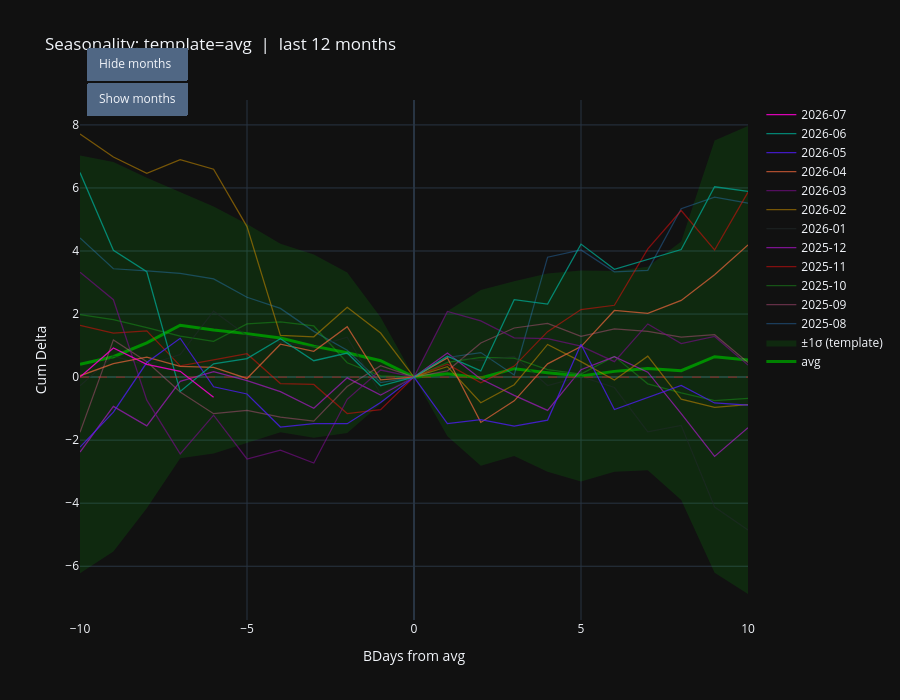

Notebook cell for this chart:
### Code cell
import re
from RVUtils.seasonality_utils import monthend_cumsum_seasonality

# seasonality_df = monthend_cumsum_seasonality(df[df.index > datetime.date(2025, 1, 1)].dropna(), window=20)
# seasonality_df = monthend_cumsum_seasonality(df[["USD-SOFR-1D 7Y/20Y CURVE SPREADOVER"]].dropna(), window=10)
seasonality_df = monthend_cumsum_seasonality(df[["USD-SOFR-1D IMM_3x1Y/IMM_3x3Y/IMM_3x5Y FLY RATE"]].dropna(), window=10)
display(seasonality_df)

fig = go.Figure()

me_col = f"avg"
# me_col = "avg-apr"
line_w = 1.25
min_op = 0.35
max_op = 0.85

fig = go.Figure()
fig.add_trace(
    go.Scatter(
        x=seasonality_df.index,
        y=seasonality_df[me_col],
        mode="lines",
        name=f"{me_col}",
        line=dict(color="green", width=3),
    )
)
fig.add_hline(y=0, line_width=0.5, line_dash="dash", line_color="red")
if f"{me_col}+std1" in seasonality_df.columns and f"{me_col}-std1" in seasonality_df.columns:
    fig.add_trace(go.Scatter(x=seasonality_df.index, y=seasonality_df[f"{me_col}+std1"], mode="lines", line=dict(width=0), showlegend=False))
    fig.add_trace(
        go.Scatter(
            x=seasonality_df.index,
            y=seasonality_df[f"{me_col}-std1"],
            mode="lines",
            line=dict(width=0),
            fill="tonexty",
            fillcolor="rgba(0, 255, 0, 0.10)",
            name="±1σ (template)",
        )
    )

n_last = 12
monthly_cols = [c for c in seasonality_df.columns if isinstance(c, str) and re.fullmatch(r"\d{4}-\d{2}", c)]
monthly_cols = sorted(monthly_cols)  # chronological
keep = monthly_cols[-n_last:] if n_last > 0 else []

# keep = ["2024-11", "2023-11", "2022-11", "2021-11", "2020-11"]

alphas = np.linspace(min_op, max_op, num=len(keep)) if keep else []
palette = px.colors.qualitative.Dark24 if hasattr(px.colors.qualitative, "Dark24") else px.colors.qualitative.Plotly
for i, col in enumerate(keep):
    fig.add_trace(
        go.Scatter(
            x=seasonality_df.index,
            y=seasonality_df[col],
            mode="lines",
            name=col,  # legend shows 'YYYY-MM'
            opacity=float(alphas[i]),
            line=dict(width=line_w, color=palette[i % len(palette)]),
        )
    )

fig.update_layout(
    xaxis_title=f"BDays from {me_col}",
    yaxis_title="Cum Delta",
    title=f"Seasonality: template={me_col}  |  last {len(keep)} months",
    showlegend=True,
    template="plotly_dark",
    height=700,
    updatemenus=[
        dict(
            type="buttons",
            showactive=False,
            x=0.01,
            y=1.10,
            xanchor="left",
            yanchor="top",
            buttons=[
                dict(label="Hide months", method="update", args=[{"visible": [True, True, True] + [False] * len(keep)}]),
                dict(label="Show months", method="update", args=[{"visible": [True, True, True] + [True] * len(keep)}]),
            ],
        )
    ],
)
fig.update_xaxes(showspikes=True, spikecolor="white", spikesnap="cursor", spikemode="across", showgrid=True)
fig.update_yaxes(showspikes=True, spikecolor="white", spikesnap="cursor", spikethickness=0.5, showgrid=True)

fig.show(config={"modeBarButtonsToAdd": ["drawline", "drawopenpath", "drawclosedpath", "drawcircle", "drawrect", "eraseshape"]})

### Figure 1 — Plotly figure (JSON) as saved in the notebook; plotly's stock layout.template omitted (floating-point values rounded to 4 significant figures)
{"data": [{"line": {"color": "green", "width": 3}, "mode": "lines", "name": "avg", "type": "scatter", "x": [-10, -9, -8, -7, -6, -5, -4, -3, -2, -1, 0, 1, 2, 3, 4, 5, 6, 7, 8, 9, 10], "y": [0.405, 0.6453, 1.084, 1.646, 1.492, 1.379, 1.242, 0.9822, 0.7727, 0.5211, 0, 0.1043, -0.02681, 0.2677, 0.1409, 0.03587, 0.182, 0.2743, 0.2019, 0.6484, 0.5426]}, {"line": {"width": 0}, "mode": "lines", "showlegend": false, "type": "scatter", "x": [-10, -9, -8, -7, -6, -5, -4, -3, -2, -1, 0, 1, 2, 3, 4, 5, 6, 7, 8, 9, 10], "y": [7.03, 6.821, 6.328, 5.863, 5.41, 4.856, 4.232, 3.889, 3.322, 1.895, 0, 2.087, 2.759, 3.037, 3.288, 3.384, 3.364, 3.5, 4.3, 7.506, 7.965]}, {"fill": "tonexty", "fillcolor": "rgba(0, 255, 0, 0.10)", "line": {"width": 0}, "mode": "lines", "name": "±1σ (template)", "type": "scatter", "x": [-10, -9, -8, -7, -6, -5, -4, -3, -2, -1, 0, 1, 2, 3, 4, 5, 6, 7, 8, 9, 10], "y": [-6.22, -5.531, -4.159, -2.572, -2.426, -2.097, -1.748, -1.924, -1.776, -0.8528, 0, -1.879, -2.813, -2.501, -3.006, -3.312, -3.0, -2.951, -3.896, -6.209, -6.88]}, {"line": {"color": "#2E91E5", "width": 1.25}, "mode": "lines", "name": "2025-08", "opacity": 0.35, "type": "scatter", "x": [-10, -9, -8, -7, -6, -5, -4, -3, -2, -1, 0, 1, 2, 3, 4, 5, 6, 7, 8, 9, 10], "y": [4.414, 3.437, 3.367, 3.29, 3.118, 2.534, 2.18, 1.451, 0.8514, -0.1731, 0, 0.6221, 0.7774, 0.06821, 3.804, 4.034, 3.337, 3.385, 5.341, 5.708, 5.517]}, {"line": {"color": "#E15F99", "width": 1.25}, "mode": "lines", "name": "2025-09", "opacity": 0.3955, "type": "scatter", "x": [-10, -9, -8, -7, -6, -5, -4, -3, -2, -1, 0, 1, 2, 3, 4, 5, 6, 7, 8, 9, 10], "y": [-1.752, 1.181, 0.4879, -0.4739, -1.16, -1.059, -1.268, -1.397, -0.2994, 0.3613, 0, 0.1985, 1.084, 1.558, 1.704, 1.296, 1.532, 1.45, 1.266, 1.345, 0.4605]}, {"line": {"color": "#1CA71C", "width": 1.25}, "mode": "lines", "name": "2025-10", "opacity": 0.4409, "type": "scatter", "x": [-10, -9, -8, -7, -6, -5, -4, -3, -2, -1, 0, 1, 2, 3, 4, 5, 6, 7, 8, 9, 10], "y": [1.985, 1.824, 1.569, 1.298, 1.133, 1.688, 1.751, 1.622, 0.4555, 0.03705, 0, 0.4646, 0.6243, 0.6027, 0.2381, 0.09435, 0.6571, -0.2133, -0.5033, -0.7463, -0.6783]}, {"line": {"color": "#FB0D0D", "width": 1.25}, "mode": "lines", "name": "2025-11", "opacity": 0.4864, "type": "scatter", "x": [-10, -9, -8, -7, -6, -5, -4, -3, -2, -1, 0, 1, 2, 3, 4, 5, 6, 7, 8, 9, 10], "y": [1.642, 1.399, 1.467, 0.3557, 0.5449, 0.7414, -0.2042, -0.2345, -1.155, -1.031, 0, 0.412, -0.1803, 0.3489, 1.441, 2.144, 2.279, 4.066, 5.283, 4.033, 5.867]}, {"line": {"color": "#DA16FF", "width": 1.25}, "mode": "lines", "name": "2025-12", "opacity": 0.5318, "type": "scatter", "x": [-10, -9, -8, -7, -6, -5, -4, -3, -2, -1, 0, 1, 2, 3, 4, 5, 6, 7, 8, 9, 10], "y": [-2.378, -0.9285, -1.548, -0.1354, 0.1727, -0.1124, -0.459, -0.9903, -0.02404, -0.5698, 0, 0.7642, -0.06218, -0.5803, -1.056, 0.2356, 0.6484, 0.1556, -1.16, -2.515, -1.604]}, {"line": {"color": "#222A2A", "width": 1.25}, "mode": "lines", "name": "2026-01", "opacity": 0.5773, "type": "scatter", "x": [-10, -9, -8, -7, -6, -5, -4, -3, -2, -1, 0, 1, 2, 3, 4, 5, 6, 7, 8, 9, 10], "y": [-0.2746, 0.6645, 0.3831, 0.716, 2.092, 1.312, 1.112, 0.9548, 1.268, -0.528, 0, 0.6673, 0.5222, 0.6597, -0.268, 0.016, -0.3306, -1.735, -1.531, -4.122, -4.853]}, {"line": {"color": "#B68100", "width": 1.25}, "mode": "lines", "name": "2026-02", "opacity": 0.6227, "type": "scatter", "x": [-10, -9, -8, -7, -6, -5, -4, -3, -2, -1, 0, 1, 2, 3, 4, 5, 6, 7, 8, 9, 10], "y": [7.714, 6.983, 6.461, 6.897, 6.595, 4.775, 1.323, 1.278, 2.218, 1.398, 0, 0.333, -0.8122, -0.2414, 1.037, 0.4904, -0.08955, 0.6628, -0.6982, -0.9613, -0.8762]}, {"line": {"color": "#750D86", "width": 1.25}, "mode": "lines", "name": "2026-03", "opacity": 0.6682, "type": "scatter", "x": [-10, -9, -8, -7, -6, -5, -4, -3, -2, -1, 0, 1, 2, 3, 4, 5, 6, 7, 8, 9, 10], "y": [3.324, 2.454, -0.7306, -2.436, -1.207, -2.598, -2.316, -2.725, -0.7046, 0.2243, 0, 2.085, 1.784, 1.245, 1.222, 0.9811, 0.489, 1.686, 1.066, 1.289, 0.3853]}, {"line": {"color": "#EB663B", "width": 1.25}, "mode": "lines", "name": "2026-04", "opacity": 0.7136, "type": "scatter", "x": [-10, -9, -8, -7, -6, -5, -4, -3, -2, -1, 0, 1, 2, 3, 4, 5, 6, 7, 8, 9, 10], "y": [0.04178, 0.4294, 0.6299, 0.3419, 0.3092, -0.04143, 1.042, 0.8164, 1.598, -0.08628, 0, 0.6111, -1.437, -0.754, 0.4205, 0.9681, 2.113, 2.024, 2.434, 3.249, 4.195]}, {"line": {"color": "#511CFB", "width": 1.25}, "mode": "lines", "name": "2026-05", "opacity": 0.7591, "type": "scatter", "x": [-10, -9, -8, -7, -6, -5, -4, -3, -2, -1, 0, 1, 2, 3, 4, 5, 6, 7, 8, 9, 10], "y": [-2.223, -1.11, 0.4615, 1.232, -0.3057, -0.5361, -1.585, -1.478, -1.477, -0.8041, 0, -1.477, -1.346, -1.556, -1.363, 1.043, -1.029, -0.6578, -0.2613, -0.8203, -0.8929]}, {"line": {"color": "#00A08B", "width": 1.25}, "mode": "lines", "name": "2026-06", "opacity": 0.8045, "type": "scatter", "x": [-10, -9, -8, -7, -6, -5, -4, -3, -2, -1, 0, 1, 2, 3, 4, 5, 6, 7, 8, 9, 10], "y": [6.488, 4.025, 3.343, -0.4553, 0.4227, 0.5854, 1.22, 0.5201, 0.7626, -0.275, 0, 0.6632, 0.1955, 2.456, 2.315, 4.219, 3.418, 3.745, 4.048, 6.037, 5.892]}, {"line": {"color": "#FB00D1", "width": 1.25}, "mode": "lines", "name": "2026-07", "opacity": 0.85, "type": "scatter", "x": [-10, -9, -8, -7, -6, -5, -4, -3, -2, -1, 0, 1, 2, 3, 4, 5, 6, 7, 8, 9, 10], "y": [0, 0.9218, 0.4031, 0.1819, -0.6412, null, null, null, null, null, null, null, null, null, null, null, null, null, null, null, null]}], "layout": {"height": 700, "shapes": [{"line": {"color": "red", "dash": "dash", "width": 0.5}, "type": "line", "x0": 0, "x1": 1, "xref": "x domain", "y0": 0, "y1": 0, "yref": "y"}], "showlegend": true, "title": {"text": "Seasonality: template=avg  |  last 12 months"}, "updatemenus": [{"buttons": [{"args": [{"visible": [true, true, true, false, false, false, false, false, false, false, false, false, false, false, false]}], "label": "Hide months", "method": "update"}, {"args": [{"visible": [true, true, true, true, true, true, true, true, true, true, true, true, true, true, true]}], "label": "Show months", "method": "update"}], "showactive": false, "type": "buttons", "x": 0.01, "xanchor": "left", "y": 1.1, "yanchor": "top"}], "xaxis": {"showgrid": true, "showspikes": true, "spikecolor": "white", "spikemode": "across", "spikesnap": "cursor", "title": {"text": "BDays from avg"}}, "yaxis": {"showgrid": true, "showspikes": true, "spikecolor": "white", "spikesnap": "cursor", "spikethickness": 0.5, "title": {"text": "Cum Delta"}}}}
